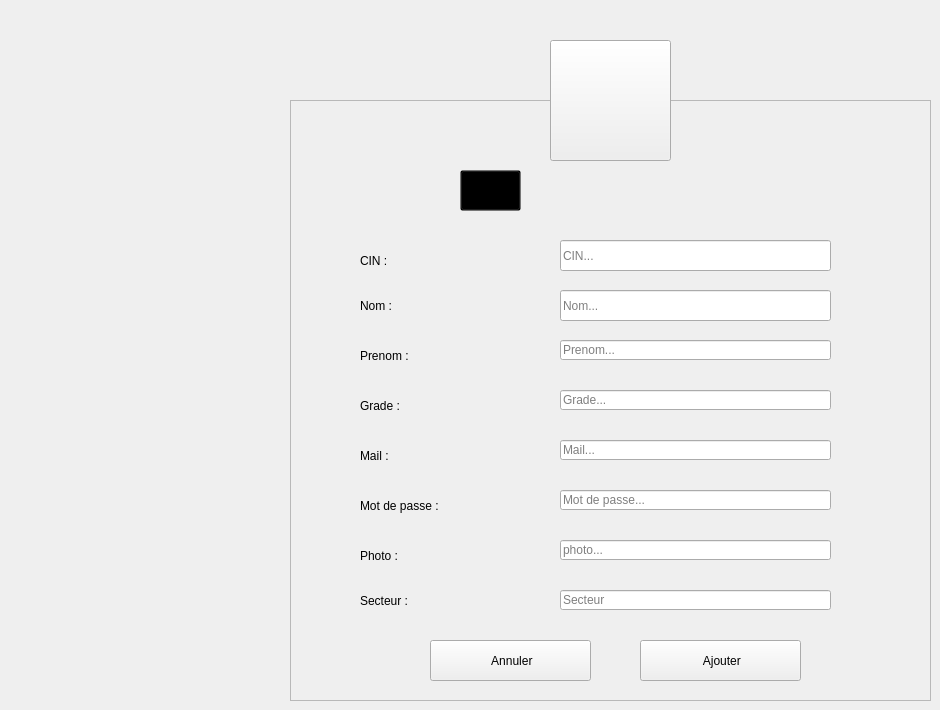
    <widget class="QWidget" name="Ajouter_policier">
     <widget class="QToolButton" name="toolButton_3">
      <property name="geometry">
       <rect>
        <x>550</x>
        <y>40</y>
        <width>121</width>
        <height>121</height>
       </rect>
      </property>
      <property name="styleSheet">
       <string notr="true"/>
      </property>
      <property name="text">
       <string/>
      </property>
      <property name="icon">
       <iconset resource="resources.qrc">
        <normaloff>:/resources/image/policeman.png</normaloff>:/resources/image/policeman.png</iconset>
      </property>
      <property name="iconSize">
       <size>
        <width>70</width>
        <height>70</height>
       </size>
      </property>
     </widget>
     <widget class="QFrame" name="frame_4">
      <property name="geometry">
       <rect>
        <x>290</x>
        <y>100</y>
        <width>641</width>
        <height>601</height>
       </rect>
      </property>
      <property name="styleSheet">
       <string notr="true"/>
      </property>
      <property name="frameShape">
       <enum>QFrame::StyledPanel</enum>
      </property>
      <property name="frameShadow">
       <enum>QFrame::Raised</enum>
      </property>
      <widget class="QLabel" name="L_AjouterPolicier">
       <property name="geometry">
        <rect>
         <x>210</x>
         <y>70</y>
         <width>281</width>
         <height>41</height>
        </rect>
       </property>
       <property name="font">
        <font>
         <family>century gothic</family>
         <pointsize>-1</pointsize>
         <weight>75</weight>
         <bold>true</bold>
        </font>
       </property>
       <property name="styleSheet">
        <string notr="true">background: transparent;</string>
       </property>
       <property name="text">
        <string>Ajouter un Policier :</string>
       </property>
      </widget>
      <widget class="QLabel" name="L_ANomPolicier">
       <property name="geometry">
        <rect>
         <x>70</x>
         <y>190</y>
         <width>121</width>
         <height>31</height>
        </rect>
       </property>
       <property name="styleSheet">
        <string notr="true">background: transparent;</string>
       </property>
       <property name="text">
        <string>Nom :</string>
       </property>
      </widget>
      <widget class="QLabel" name="L_APrenomPolicier">
       <property name="geometry">
        <rect>
         <x>70</x>
         <y>240</y>
         <width>121</width>
         <height>31</height>
        </rect>
       </property>
       <property name="styleSheet">
        <string notr="true">background: transparent;</string>
       </property>
       <property name="text">
        <string>Prenom :</string>
       </property>
      </widget>
      <widget class="QLabel" name="L_AGradePolicier">
       <property name="geometry">
        <rect>
         <x>70</x>
         <y>290</y>
         <width>131</width>
         <height>31</height>
        </rect>
       </property>
       <property name="styleSheet">
        <string notr="true">background: transparent;</string>
       </property>
       <property name="text">
        <string>Grade :</string>
       </property>
      </widget>
      <widget class="QLabel" name="L_AMailPolicier">
       <property name="geometry">
        <rect>
         <x>70</x>
         <y>340</y>
         <width>141</width>
         <height>31</height>
        </rect>
       </property>
       <property name="styleSheet">
        <string notr="true">background: transparent;</string>
       </property>
       <property name="text">
        <string>Mail :</string>
       </property>
      </widget>
      <widget class="QLabel" name="L_AMdpPolicier">
       <property name="geometry">
        <rect>
         <x>70</x>
         <y>390</y>
         <width>161</width>
         <height>31</height>
        </rect>
       </property>
       <property name="styleSheet">
        <string notr="true">background: transparent;</string>
       </property>
       <property name="text">
        <string>Mot de passe :</string>
       </property>
      </widget>
      <widget class="QPushButton" name="B_AConfirmerPolicier">
       <property name="geometry">
        <rect>
         <x>350</x>
         <y>540</y>
         <width>161</width>
         <height>41</height>
        </rect>
       </property>
       <property name="cursor">
        <cursorShape>PointingHandCursor</cursorShape>
       </property>
       <property name="text">
        <string> Ajouter</string>
       </property>
       <property name="icon">
        <iconset resource="resources.qrc">
         <normaloff>:/resources/Downloads/check-mark.png</normaloff>:/resources/Downloads/check-mark.png</iconset>
       </property>
       <property name="iconSize">
        <size>
         <width>20</width>
         <height>20</height>
        </size>
       </property>
      </widget>
      <widget class="QPushButton" name="B_AAnnulerPolicier">
       <property name="geometry">
        <rect>
         <x>140</x>
         <y>540</y>
         <width>161</width>
         <height>41</height>
        </rect>
       </property>
       <property name="cursor">
        <cursorShape>PointingHandCursor</cursorShape>
       </property>
       <property name="styleSheet">
        <string notr="true"/>
       </property>
       <property name="text">
        <string> Annuler</string>
       </property>
       <property name="icon">
        <iconset resource="resources.qrc">
         <normaloff>:/resources/Downloads/close.png</normaloff>:/resources/Downloads/close.png</iconset>
       </property>
       <property name="iconSize">
        <size>
         <width>16</width>
         <height>16</height>
        </size>
       </property>
      </widget>
      <widget class="QToolButton" name="toolButton_4">
       <property name="geometry">
        <rect>
         <x>170</x>
         <y>70</y>
         <width>61</width>
         <height>41</height>
        </rect>
       </property>
       <property name="styleSheet">
        <string notr="true">background: transparent;</string>
       </property>
       <property name="text">
        <string/>
       </property>
       <property name="icon">
        <iconset>
         <normaloff>:/Recources/Images/add-user.png</normaloff>:/Recources/Images/add-user.png</iconset>
       </property>
       <property name="iconSize">
        <size>
         <width>30</width>
         <height>30</height>
        </size>
       </property>
      </widget>
      <widget class="QLabel" name="L_ACinPolicier">
       <property name="geometry">
        <rect>
         <x>70</x>
         <y>150</y>
         <width>81</width>
         <height>21</height>
        </rect>
       </property>
       <property name="styleSheet">
        <string notr="true">background: transparent;</string>
       </property>
       <property name="text">
        <string>CIN :</string>
       </property>
      </widget>
      <widget class="QLabel" name="label">
       <property name="enabled">
        <bool>true</bool>
       </property>
       <property name="geometry">
        <rect>
         <x>70</x>
         <y>440</y>
         <width>151</width>
         <height>31</height>
        </rect>
       </property>
       <property name="styleSheet">
        <string notr="true">background: transparent;</string>
       </property>
       <property name="text">
        <string>Photo :</string>
       </property>
      </widget>
      <widget class="QLabel" name="label_2">
       <property name="geometry">
        <rect>
         <x>70</x>
         <y>490</y>
         <width>131</width>
         <height>21</height>
        </rect>
       </property>
       <property name="styleSheet">
        <string notr="true">background: transparent;</string>
       </property>
       <property name="text">
        <string>Secteur :</string>
       </property>
      </widget>
      <widget class="QLineEdit" name="LE_ACin">
       <property name="geometry">
        <rect>
         <x>270</x>
         <y>140</y>
         <width>271</width>
         <height>31</height>
        </rect>
       </property>
       <property name="text">
        <string/>
       </property>
       <property name="placeholderText">
        <string>CIN...</string>
       </property>
      </widget>
      <widget class="QLineEdit" name="LE_ANomPolicier">
       <property name="geometry">
        <rect>
         <x>270</x>
         <y>190</y>
         <width>271</width>
         <height>31</height>
        </rect>
       </property>
       <property name="placeholderText">
        <string>Nom...</string>
       </property>
      </widget>
      <widget class="QLineEdit" name="LE_APrenomPolicier">
       <property name="geometry">
        <rect>
         <x>270</x>
         <y>240</y>
         <width>271</width>
         <height>20</height>
        </rect>
       </property>
       <property name="placeholderText">
        <string>Prenom...</string>
       </property>
      </widget>
      <widget class="QLineEdit" name="LE_AGradePolicier">
       <property name="geometry">
        <rect>
         <x>270</x>
         <y>290</y>
         <width>271</width>
         <height>20</height>
        </rect>
       </property>
       <property name="placeholderText">
        <string>Grade...</string>
       </property>
      </widget>
      <widget class="QLineEdit" name="LE_AMailPolicier">
       <property name="geometry">
        <rect>
         <x>270</x>
         <y>340</y>
         <width>271</width>
         <height>20</height>
        </rect>
       </property>
       <property name="placeholderText">
        <string>Mail...</string>
       </property>
      </widget>
      <widget class="QLineEdit" name="LE_AMdpPolicier">
       <property name="geometry">
        <rect>
         <x>270</x>
         <y>390</y>
         <width>271</width>
         <height>20</height>
        </rect>
       </property>
       <property name="placeholderText">
        <string>Mot de passe...</string>
       </property>
      </widget>
      <widget class="QLineEdit" name="LE_APhotoPolicier">
       <property name="geometry">
        <rect>
         <x>270</x>
         <y>440</y>
         <width>271</width>
         <height>20</height>
        </rect>
       </property>
       <property name="placeholderText">
        <string>photo...</string>
       </property>
      </widget>
      <widget class="QLineEdit" name="LE_ASecteurPolicier">
       <property name="geometry">
        <rect>
         <x>270</x>
         <y>490</y>
         <width>271</width>
         <height>20</height>
        </rect>
       </property>
       <property name="placeholderText">
        <string>Secteur</string>
       </property>
      </widget>
     </widget>
     <zorder>frame_4</zorder>
     <zorder>toolButton_3</zorder>
    </widget>
